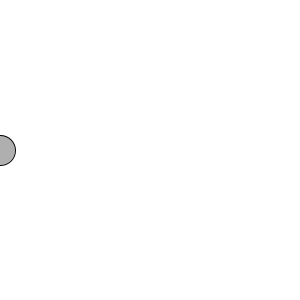
Frame 1 (no input)
Frame 60 (the mouse pressed at the canvas centre just before this capture): identical to frame 1, image omitted
Frame 120 (the mouse held since frame 60 and released just before this capture): identical to frame 1, image omitted

The Processing sketch that drew this single still picture (run headless with seeded random() and noise(); from frame 60 on, the mouse is pressed at the canvas centre):

// Processing sketch: processing_137010
// ── processing_137010.pde


int X=0;
int Y= 150;

void setup() {
  size (300, 300);
  }

void draw() {
  background(255);
  stroke(0);
  fill(175);
  ellipse(X,Y, 30,30);
}

void keyPressed(){
    if(key == CODED){
    if (keyCode == RIGHT){
      ellipse(X,Y, 30,30);
     X= X+4;
    }
    } if(key == CODED){
    if (keyCode == LEFT){
      ellipse(X,Y, 30,30);
     X=X-4;
    }
  } if(key == CODED){
    if (keyCode == UP){
      ellipse(X,Y, 30,30);
     Y=Y-4;
    }
  } if(key == CODED){
    if(keyCode == DOWN){
    ellipse(X,Y, 30,30);
    Y=Y+4;
  } 
}
}
